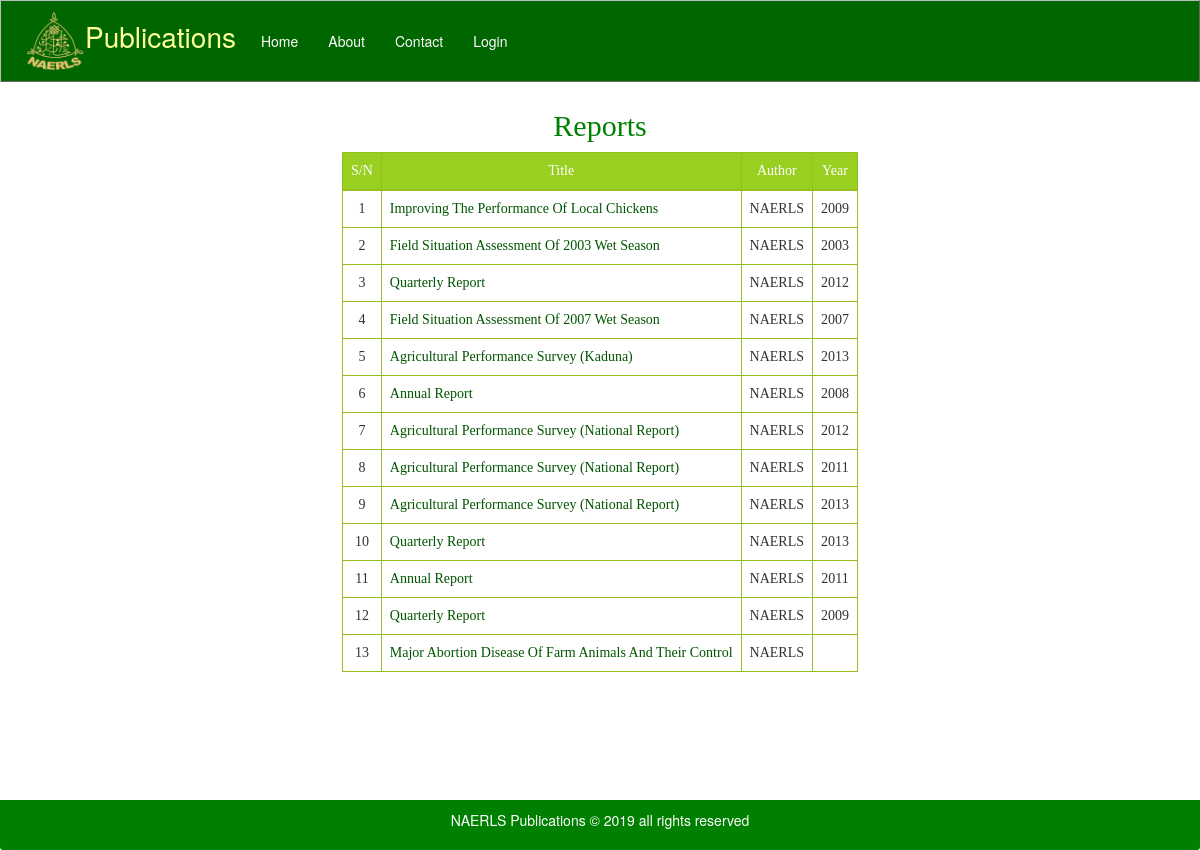
The page /publications/category/reports.php on the database its author committed.
### tables this page shows
CREATE TABLE `materials` (
  `matID` int(11) NOT NULL,
  `copies` int(11) DEFAULT NULL,
  `title` varchar(200) NOT NULL,
  `author` varchar(200) NOT NULL,
  `sponsor` varchar(100) NOT NULL,
  `pubNum` varchar(50) NOT NULL,
  `language` varchar(50) NOT NULL DEFAULT 'english',
  `synopsis` varchar(250) NOT NULL,
  `subject` int(11) NOT NULL,
  `sub_subjects` int(11) DEFAULT '0',
  `sub_sub_subjects` int(11) DEFAULT '0',
  `pubYear` varchar(4) NOT NULL DEFAULT '0000',
  `category` int(11) NOT NULL,
  `month` varchar(50) NOT NULL,
  `today` date DEFAULT NULL,
  `location` varchar(50) NOT NULL
);

### publications/category/reports.php (the view, shortened to what this page needs)
<?php session_start();ob_start();
	require_once "../../includes/conn.php";
?>
<!DOCTYPE html>
<html lang="en">
  <head>
    <link href="../../dist/css/bootstrap.css" rel="stylesheet">
    <link href="../../dist/css/starter-template.css" rel="stylesheet">
  </head>
  <body><div class="navbar navbar-inverse navbar-fixed-top">
      <div class="container">
        <div class="navbar-header">
		      <a class="navbar-brand" href="#">
			  <img src="../../img/naerl.png" height="60px" style>Publications</a>
        </div>
        <div class="collapse navbar-collapse">
		<ul class="nav navbar-nav">
			<li><a href="../../index.php">Home</a></li>
            <li><a href="../../about.php">About</a></li>
            <li ><a href="../../contact.php">Contact</a></li>
            <li ><a href="../../user_login.php">Login</a></li>
          </ul>
        </div>
      </div>
    </div>
 <div class="container" id="cc">
      <div class="starter-template">
<?php
			$per_page=20;
                    $page=(isset($_GET['page']))? (int)$_GET['page']:1;
                    $start=($page-1)*$per_page;
                        $query=mysqli_query($con,"SELECT * from materials WHERE  category= '2' LIMIT $start,$per_page");
					if(mysqli_num_rows($query)>0){
						echo ' <h2 style="font-family:Palatino Linotype;font-size:30px;color:green;">Reports</h2>';
						echo '<div class="table-responsive "><table class="table table table-bordered stay-center">';
						echo"<thead><tr><td>S/N</td><td >Title</td><td>Author</td><td>Year</td></tr></thead><tbody>";
						$i=($per_page*($page-1))+1;
						while($row=mysqli_fetch_assoc($query)){
							echo "<tr><td>$i</td><td align='justify'><a href='../?id=".$row['matID']."'>". $row['title']. '</a></td><td align="justify">'.  $row['author']. '</td><td>';
							if($row["pubYear"]!=0000){echo $row["pubYear"];}
							echo "</td></tr>";
							$i++;
						}
						echo '</tbody></table></div>';
					}else echo "<h2 style='color:red;font-family:\"Times New Roman\", Times, serif;'>Publications in this category are currently unavailable.</h2>";
			 ?>
    </div>
	</div>
	<div id="push"></div>
  </body>
</html>

### rows shown on the page
materials: title "Improving The Performance Of Local Chickens", author "NAERLS", pubYear "2009"
materials: title "Field Situation Assessment Of 2003 Wet Season", author "NAERLS", pubYear "2003"
materials: title "Quarterly Report", author "NAERLS", pubYear "2012"
materials: title "Field Situation Assessment Of 2007 Wet Season", author "NAERLS", pubYear "2007"
materials: title "Agricultural Performance Survey (Kaduna)", author "NAERLS", pubYear "2013"
materials: title "Annual Report", author "NAERLS", pubYear "2008"
materials: title "Agricultural Performance Survey (National Report)", author "NAERLS", pubYear "2012"
materials: title "Agricultural Performance Survey (National Report)", author "NAERLS", pubYear "2011"
materials: title "Agricultural Performance Survey (National Report)", author "NAERLS", pubYear "2013"
materials: title "Quarterly Report", author "NAERLS", pubYear "2013"
materials: title "Annual Report", author "NAERLS", pubYear "2011"
materials: title "Quarterly Report", author "NAERLS", pubYear "2009"
materials: title "Major Abortion Disease Of Farm Animals And Their Control", author "NAERLS"
